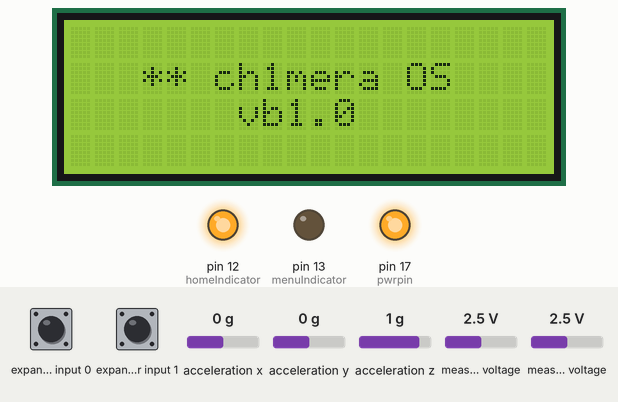
This sketch was run on a simulated Arduino Uno, built with avr-gcc and run on an emulated ATmega328P. Shown: 20×4 character LCD, output pins drawn as LEDs (lit = HIGH). Wiring (inferred from the names in the program): Wii Nunchuk at I2C address 0x52. Dashed ring = blinking. The test bench sets the inputs (shaded band); at power-on: expander input 1 HIGH, measured voltage 2.5 V, expander input 0 HIGH, acceleration x 0 g, acceleration y 0 g, acceleration z 1 g. What the sketch prints to the serial monitor is not drawn.

Above: at 3.9 s.
5.6 s: expander input 1 pulled LOW for 1 s
At 7.4 s:
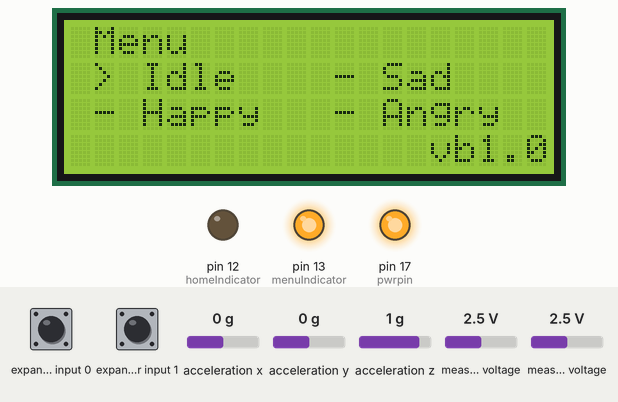
8.1 s: measured voltage (sensor 201) set to 0.1 V
At 9.3 s:
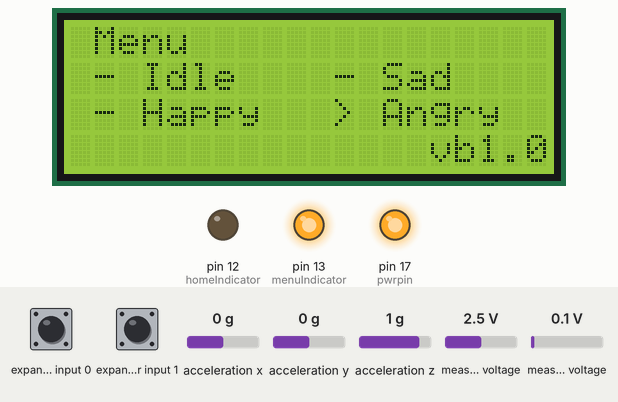
10.1 s: expander input 0 pulled LOW for 0.15 s
At 12.2 s:
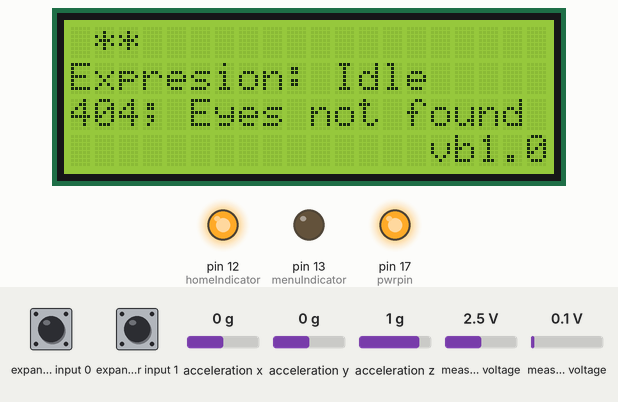
12.7 s: expander input 1 pulled LOW for 0.15 s
At 13.4 s:
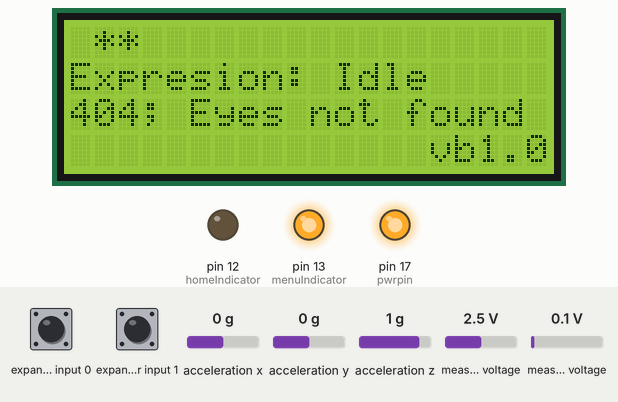
14.3 s: expander input 1 pulled LOW for 3.2 s
At 14.67 s:
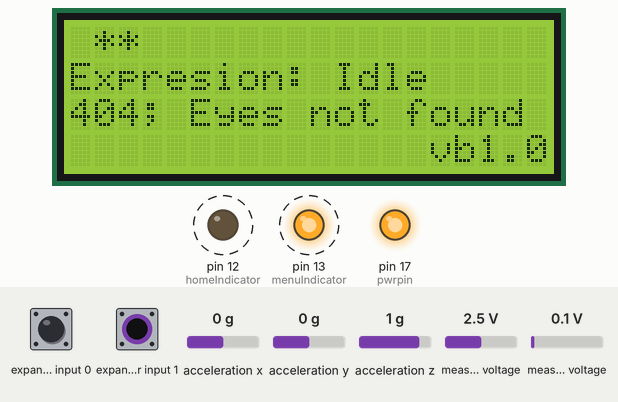
19.0 s: measured voltage (sensor 201) set to 3.8 V
At 19.71 s:
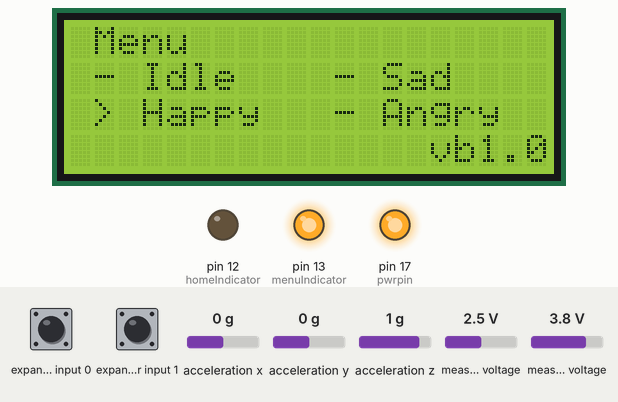
Timing chart, 0 to 22.0 s (numbered marks = the images above; inputs shaded):
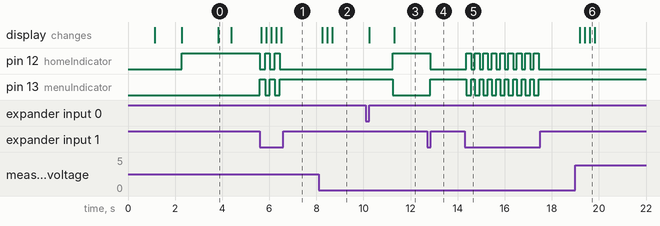

The sketch:

vb1.0.ino
```cpp
/*********************************************************
 *** protoOS * vb1.0 ******************* by NeoYandrak ***
 *********************************************************
 *** Intento de usar el programa con Hardware y un LCD ***
 *** para ver si todo funciona y optimización del      ***
 *** código del SO.                                    ***
 ********************************************************/

// Include libraries
#include <Wire.h>
#include <LiquidCrystal_I2C.h>

#include "nunchuck_funcs.h"

int loop_cnt=0; //Loop variable
byte accx,accy,zbut,cbut; //Joycon variables
int menuIndicator = 13; //ledPin variable
int homeIndicator = 12;
bool isMenuOpened; //Asks if the emotions menu is opened

int cursor = 1; //Cursor para expresiones
String current = "Idle"; //Expresión actual
String version = "vb1.0";

//Joystick panning (no values still)
const int joyx_min = 80;
const int joyx_max = 170;
const int joyy_min = 80;
const int joyy_max = 170;

bool debug = false;

LiquidCrystal_I2C lcd(0x27, 20, 4); //lcd

void setup()
{
  //lcd
    lcd.init();
    lcd.backlight();
    lcd.setCursor(0,1);
    lcd.print("   ** ch1mera OS    ");
    lcd.setCursor(0,2);
    lcd.print("  vb1.0 Loading.    ");

  // Iniciar chimeraOS
    Serial.begin(19200);
    Serial.print("Iniciando ch1mera OS");

    //Nunchuck
    delay(1000);
    Serial.print(".");
    lcd.clear();
    lcd.setCursor(0,1);
    lcd.print("   ** ch1mera OS    ");
    lcd.setCursor(0,2);
    lcd.print("  vb1.0 Loading..   ");
    nunchuck_setpowerpins();
    nunchuck_init(); // send the initilization handshake

    //Outputs and Inputs
    delay(1000);
    Serial.print(".");
    lcd.clear();
    lcd.setCursor(0,1);
    lcd.print("   ** ch1mera OS    ");
    lcd.setCursor(0,2);
    lcd.print("  vb1.0 Loading...  ");
    pinMode(menuIndicator, OUTPUT);
    pinMode(homeIndicator, OUTPUT);

    //Expresión
    current = "Idle"; //Idle

    //GUI
    isMenuOpened = false;
    debug = false;
    digitalWrite(menuIndicator, LOW);
    digitalWrite(homeIndicator, HIGH);
    Serial.println("- completado!");
    delay(1500);
    lcd.clear();
    lcd.setCursor(0,1);
    lcd.print("   ** ch1mera OS    ");
    lcd.setCursor(0,2);
    lcd.print("       vb1.0        ");
    delay(500);
    Serial.println("-------------------------");
    Serial.print  ("    ch1meraOS   - ");
    Serial.println(current);
    Serial.println("  - Eyes not found (404) ");
    lcd.clear();
    lcd.setCursor(1,0); lcd.print("** ");
    lcd.setCursor(0,1); lcd.print("Expresion: "); lcd.print(current);
    lcd.setCursor(0,2); lcd.print("404; Eyes not found");
    lcd.setCursor(15,3); lcd.print(version);
}

void loop()
{
  if( loop_cnt > 150 ) { //150ms
    loop_cnt = 0;
    nunchuck_get_data();

    accx  = nunchuck_joyx();
    accy  = nunchuck_joyy();
    zbut = nunchuck_zbutton();
    cbut = nunchuck_cbutton();

    /*** Print Joystick variables ***/
    if (debug == true){
      digitalWrite(menuIndicator, HIGH);
      digitalWrite(homeIndicator, HIGH);

      Serial.print("accx: ");
      Serial.print((byte)accx,DEC);
      Serial.print("\taccy: ");
      Serial.print((byte)accy,DEC);
      Serial.print("\tzbut: ");
      Serial.print((byte)zbut,DEC);
      Serial.print("\tcbut: ");
      Serial.println((byte)cbut,DEC);
      lcd.clear();
      lcd.setCursor(2,0);
      lcd.print("Credits");
      lcd.setCursor(1,2);
      lcd.print("** ch1mera OS "); lcd.print (version);
      lcd.setCursor(3,3);
      lcd.print("by NeoYandrak");
      lcd.setCursor(0,1);
      lcd.print("====================");

    }

    if (cbut == 1) {

      if (isMenuOpened == false) {
        //Serial.println ("Menu opened");
        digitalWrite(menuIndicator, HIGH);
        digitalWrite(homeIndicator, LOW);
        isMenuOpened = true;

        menu(cursor);

     } else if (isMenuOpened == true) {
       //Serial.println ("Menu closed");
       digitalWrite(menuIndicator, LOW);
       digitalWrite(homeIndicator, HIGH);
       isMenuOpened = false;

       Serial.println("-------------------------");
       Serial.print  ("    ch1meraOS   - ");
       Serial.println(current);
       Serial.println("  - Eyes not found (404) ");
       lcd.clear();
    lcd.setCursor(1,0); lcd.print("** ");
    lcd.setCursor(0,1); lcd.print("Expresion: "); lcd.print(current);
    lcd.setCursor(0,2); lcd.print("404; Eyes not found");
    lcd.setCursor(15,3); lcd.print(version);
      }
    }

    if (isMenuOpened == true){
      //**Cursor initilization**
        //joy x
        if (accx <= joyx_min) {
        //Serial.println("Caso 1");
        cursor = cursor - 2;
        if (cursor <= 0) {
        cursor = 1;
        }
        menu(cursor);
        } else if (accx >= joyx_max) {
        //Serial.println("Caso 2");
        cursor = cursor + 2;
        if (cursor >= 5) {
        cursor = 4;
        }
        menu(cursor);
        }
        //joy y
        if (accy <= joyy_min) {
        //Serial.println("Caso 3");
        cursor = cursor + 1;
        if (cursor <= 0) {
        cursor = 1;
        }
        menu(cursor);
        } else if (accy >= joyy_max) {
        //Serial.println("Caso 4");
        cursor = cursor - 1;
        if (cursor >= 5) {
        cursor = 4;
        }
        menu(cursor);
        }
      if (zbut == 1){
        select(cursor);
      }
    }

    //Debug mode
    if (zbut == 1 ){
    if (cbut == 1){
    if (debug == false){
    debug = true;
    Serial.println("Debug mode activated");
    } else if (debug == true){
    debug = false;
    Serial.println("Debug mode desactivated");
    }
    }
    }
  }

  loop_cnt++;
  delay(1);
}

void menu (int c){
  switch (c){
    case 1:
    Serial.println("-------------------------");
    Serial.println("  > Idle        - Sad    ");
    Serial.println("  - Happy       - Angry  ");
    lcd.clear();
    lcd.setCursor(1,0); lcd.print("Menu");
    lcd.setCursor(0,1); lcd.print(" > Idle    - Sad    ");
    lcd.setCursor(0,2); lcd.print(" - Happy   - Angry  ");
    lcd.setCursor(15,3); lcd.print(version);
    break;
    case 2:
    Serial.println("-------------------------");
    Serial.println("  - Idle        - Sad    ");
    Serial.println("  > Happy       - Angry  ");
    lcd.clear();
    lcd.setCursor(1,0); lcd.print("Menu");
    lcd.setCursor(0,1); lcd.print(" - Idle    - Sad    ");
    lcd.setCursor(0,2); lcd.print(" > Happy   - Angry  ");
    lcd.setCursor(15,3); lcd.print(version);
    break;
    case 3:
    Serial.println("-------------------------");
    Serial.println("  - Idle        > Sad    ");
    Serial.println("  - Happy       - Angry  ");
    lcd.clear();
    lcd.setCursor(1,0); lcd.print("Menu");
    lcd.setCursor(0,1); lcd.print(" - Idle    > Sad    ");
    lcd.setCursor(0,2); lcd.print(" - Happy   - Angry  ");
    lcd.setCursor(15,3); lcd.print(version);
    break;
    case 4:
    Serial.println("-------------------------");
    Serial.println("  - Idle        - Sad    ");
    Serial.println("  - Happy       > Angry  ");
    lcd.clear();
    lcd.setCursor(1,0); lcd.print("Menu");
    lcd.setCursor(0,1); lcd.print(" - Idle    - Sad    ");
    lcd.setCursor(0,2); lcd.print(" - Happy   > Angry  ");
    lcd.setCursor(15,3); lcd.print(version);
    break;
  }
}

void select (int c){
switch (c){
case 1:
current = "Idle";
      Serial.println("-------------------------");
      Serial.print("         - ");
      Serial.println(current);
      Serial.println("      Seleccionado.      ");
break;
case 2:
current = "Happy";
      Serial.println("-------------------------");
      Serial.print("         - ");
      Serial.println(current);
      Serial.println("      Seleccionado.      ");
break;
case 3:
current = "Sad";
      Serial.println("-------------------------");
      Serial.print("          - ");
      Serial.println(current);
      Serial.println("      Seleccionado.      ");
break;
case 4:
      current = "Angry";
      Serial.println("-------------------------");
      Serial.print("         - ");
      Serial.println(current);
      Serial.println("      Seleccionado.      ");
break;
}

lcd.clear();
lcd.setCursor(1,0); lcd.print("** ");
lcd.setCursor(0,1); lcd.print("      > "); lcd.print(current);
lcd.setCursor(0,2); lcd.print("      selected ");
lcd.setCursor(15,3); lcd.print(version);

delay(1000);
isMenuOpened = false;
  digitalWrite(menuIndicator, LOW);
  digitalWrite(homeIndicator, HIGH);
  Serial.println("-------------------------");
  Serial.print  ("    ch1meraOS   - ");
  Serial.println(current);
  Serial.println("  - Eyes not found (404) ");
  lcd.clear();
  lcd.setCursor(1,0); lcd.print("** ");
  lcd.setCursor(0,1); lcd.print("Expresion: "); lcd.print(current);
  lcd.setCursor(0,2); lcd.print("404; Eyes not found");
  lcd.setCursor(15,3); lcd.print(version);
}
```

nunchuck_funcs.h
```cpp
#if (ARDUINO >= 100)
#include <Arduino.h>
#else
#include <WProgram.h>
//#define Wire.write(x) Wire.send(x)
//#define Wire.read() Wire.receive()
#endif


static uint8_t nunchuck_buf[6];   // array to store nunchuck data,

// Uses port C (analog in) pins as power & ground for Nunchuck
static void nunchuck_setpowerpins()
{
#define pwrpin PORTC3
#define gndpin PORTC2
    DDRC |= _BV(pwrpin) | _BV(gndpin);
    PORTC &=~ _BV(gndpin);
    PORTC |=  _BV(pwrpin);
    delay(100);  // wait for things to stabilize
}

// initialize the I2C system, join the I2C bus,
// and tell the nunchuck we're talking to it
static void nunchuck_init()
{
    Wire.begin();                // join i2c bus as master
    Wire.beginTransmission(0x52);// transmit to device 0x52
#if (ARDUINO >= 100)
    Wire.write((uint8_t)0x40);// sends memory address
    Wire.write((uint8_t)0x00);// sends sent a zero.
#else
    Wire.send((uint8_t)0x40);// sends memory address
    Wire.send((uint8_t)0x00);// sends sent a zero.
#endif
    Wire.endTransmission();// stop transmitting
}

// Send a request for data to the nunchuck
// was "send_zero()"
static void nunchuck_send_request()
{
    Wire.beginTransmission(0x52);// transmit to device 0x52
#if (ARDUINO >= 100)
    Wire.write((uint8_t)0x00);// sends one byte
#else
    Wire.send((uint8_t)0x00);// sends one byte
#endif
    Wire.endTransmission();// stop transmitting
}

// Encode data to format that most wiimote drivers except
// only needed if you use one of the regular wiimote drivers
static char nunchuk_decode_byte (char x)
{
    x = (x ^ 0x17) + 0x17;
    return x;
}

// Receive data back from the nunchuck,
// returns 1 on successful read. returns 0 on failure
static int nunchuck_get_data()
{
    int cnt=0;
    Wire.requestFrom (0x52, 6);// request data from nunchuck
    while (Wire.available ()) {
        // receive byte as an integer
#if (ARDUINO >= 100)
        nunchuck_buf[cnt] = nunchuk_decode_byte( Wire.read() );
#else
        nunchuck_buf[cnt] = nunchuk_decode_byte( Wire.receive() );
#endif
        cnt++;
    }
    nunchuck_send_request();  // send request for next data payload
    // If we recieved the 6 bytes, then go print them
    if (cnt >= 5) {
        return 1;   // success
    }
    return 0; //failure
}

// Print the input data we have recieved
// accel data is 10 bits long
// so we read 8 bits, then we have to add
// on the last 2 bits.  That is why I
// multiply them by 2 * 2
static void nunchuck_print_data()
{
    static int i=0;
    int joy_x_axis = nunchuck_buf[0];
    int joy_y_axis = nunchuck_buf[1];
    int accel_x_axis = nunchuck_buf[2]; // * 2 * 2;
    int accel_y_axis = nunchuck_buf[3]; // * 2 * 2;
    int accel_z_axis = nunchuck_buf[4]; // * 2 * 2;

    int z_button = 0;
    int c_button = 0;

    // byte nunchuck_buf[5] contains bits for z and c buttons
    // it also contains the least significant bits for the accelerometer data
    // so we have to check each bit of byte outbuf[5]
    if ((nunchuck_buf[5] >> 0) & 1)
        z_button = 1;
    if ((nunchuck_buf[5] >> 1) & 1)
        c_button = 1;

    if ((nunchuck_buf[5] >> 2) & 1)
        accel_x_axis += 1;
    if ((nunchuck_buf[5] >> 3) & 1)
        accel_x_axis += 2;

    if ((nunchuck_buf[5] >> 4) & 1)
        accel_y_axis += 1;
    if ((nunchuck_buf[5] >> 5) & 1)
        accel_y_axis += 2;

    if ((nunchuck_buf[5] >> 6) & 1)
        accel_z_axis += 1;
    if ((nunchuck_buf[5] >> 7) & 1)
        accel_z_axis += 2;

    Serial.print(i,DEC);
    Serial.print("\t");

    Serial.print("joy:");
    Serial.print(joy_x_axis,DEC);
    Serial.print(",");
    Serial.print(joy_y_axis, DEC);
    Serial.print("  \t");

    Serial.print("acc:");
    Serial.print(accel_x_axis, DEC);
    Serial.print(",");
    Serial.print(accel_y_axis, DEC);
    Serial.print(",");
    Serial.print(accel_z_axis, DEC);
    Serial.print("\t");

    Serial.print("but:");
    Serial.print(z_button, DEC);
    Serial.print(",");
    Serial.print(c_button, DEC);

    Serial.print("\r\n");  // newline
    i++;
}

// returns zbutton state: 1=pressed, 0=notpressed
static int nunchuck_zbutton()
{
    return ((nunchuck_buf[5] >> 0) & 1) ? 0 : 1;  // voodoo
}

// returns zbutton state: 1=pressed, 0=notpressed
static int nunchuck_cbutton()
{
    return ((nunchuck_buf[5] >> 1) & 1) ? 0 : 1;  // voodoo
}

// returns value of x-axis joystick
static int nunchuck_joyx()
{
    return nunchuck_buf[0];
}

// returns value of y-axis joystick
static int nunchuck_joyy()
{
    return nunchuck_buf[1];
}

// returns value of x-axis accelerometer
static int nunchuck_accelx()
{
    return nunchuck_buf[2];   // FIXME: this leaves out 2-bits of the data
}

// returns value of y-axis accelerometer
static int nunchuck_accely()
{
    return nunchuck_buf[3];   // FIXME: this leaves out 2-bits of the data
}

// returns value of z-axis accelerometer
static int nunchuck_accelz()
{
    return nunchuck_buf[4];   // FIXME: this leaves out 2-bits of the data
}
```

Measured:
- after the input at 5.6 s, pin 12 (homeIndicator): alternates HIGH for 0.21 s and LOW for 0.21 s, 5 changes in all, then stays LOW, starting at once; pin 13 (menuIndicator): alternates HIGH for 0.21 s and LOW for 0.21 s, 5 changes in all, then stays HIGH, starting at once; the display: changes after 0.07 s (image 1)
- after the input at 8.1 s, the display: first changes after 0.15 s (image 2 shows a later state)
- after the input at 10.1 s, pin 12 (homeIndicator): LOW → HIGH after 1.1 s; pin 13 (menuIndicator): HIGH → LOW after 1.1 s; the display: first changes after 0.15 s (image 3 shows a later state)
- after the input at 12.7 s, pin 12 (homeIndicator): HIGH → LOW after 0.13 s; pin 13 (menuIndicator): LOW → HIGH after 0.13 s
- after the input at 14.3 s, pin 12 (homeIndicator): alternates HIGH for 0.21 s and LOW for 0.15 s, 18 changes in all, then stays LOW, starting after 0.07 s; pin 13 (menuIndicator): alternates HIGH for 0.15 s and LOW for 0.21 s, 18 changes in all, then stays HIGH, starting after 0.07 s
- after the input at 19.0 s, the display: first changes after 0.19 s (image 6 shows a later state)
- what the display in image 0 shows lasts 0.6 s, from 3.8 s to 4.4 s
